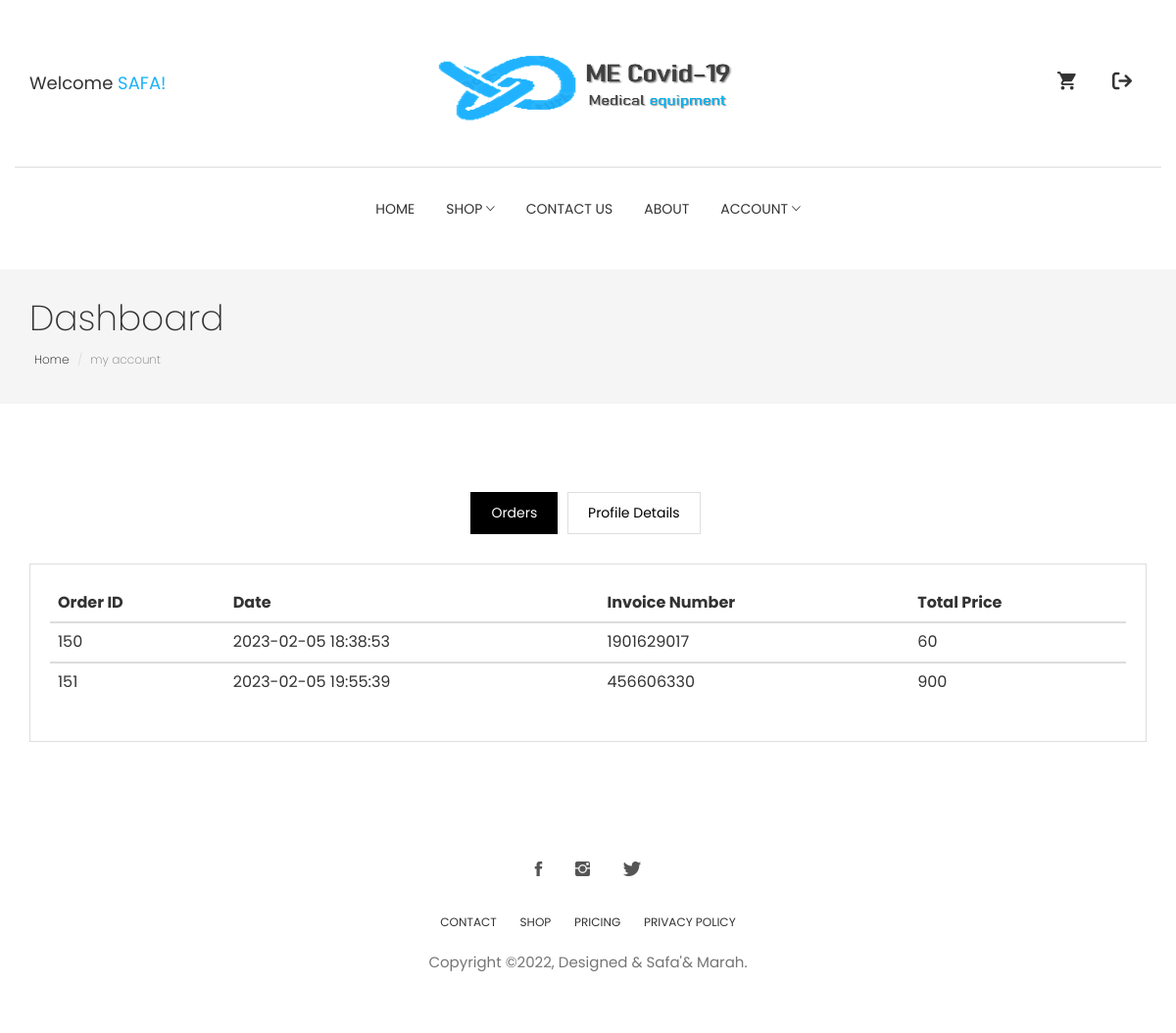
Page /userside/orders.php (signed in) on the committed database.
### tables this page shows
CREATE TABLE `pending_orders` (
  `order_id` int(10) NOT NULL,
  `customer_id` int(10) NOT NULL,
  `invoice_no` int(10) NOT NULL,
  `orderDate` timestamp NOT NULL DEFAULT current_timestamp() ON UPDATE current_timestamp(),
  `price` int(11) NOT NULL,
  `order_status` varchar(255) NOT NULL,
  `payment_status` varchar(255) NOT NULL
);

### userside/orders.php (the view, shortened to what this page needs)
<?php
include_once('includes/header.php');
require_once("includes/config.php");
?>
<section class="page-header">
	<div class="container">
		<div class="row">
			<div class="col-md-12">
				<div class="content">
					<h1 class="page-name">Dashboard</h1>
					<ol class="breadcrumb">
						<li><a href="index.html">Home</a></li>
						<li class="active">my account</li>
					</ol>
				</div>
			</div>
		</div>
	</div>
</section>
<section class="user-dashboard page-wrapper">
	<div class="container">
		<div class="row">
			<div class="col-md-12">
				<ul class="list-inline dashboard-menu text-center">
					<li><a class="active" href="orders.php">Orders</a></li>
					<li><a href="profile-details.php">Profile Details</a></li>
				</ul>
<?php if(isset(	$_SESSION['loggedIn']))
{
?>
				<div class="dashboard-wrapper user-dashboard">
					<div class="table-responsive">
						<table class="table">
							<thead>
								<tr>
									<th>Order ID</th>
									<th>Date</th>
									<th>Invoice Number</th>
									<th>Total Price</th>
								</tr>
							</thead>
                            <?php
}
else {echo 'you are not logged in';}
                           @ $current =	$_SESSION['loggedIn'];
                            $view="SELECT * FROM pending_orders WHERE customer_id ='$current' ";
                            $getresults=mysqli_query($conn,$view);
                            if($getresults){
                                 if(mysqli_num_rows($getresults)>0){
                                   while($row= mysqli_fetch_array($getresults)){
                                    $order_id = $row['order_id'];
                                    $order_date = $row['orderDate'];
                                    $invoice_no = $row['invoice_no'];
                                    $price = $row['price'];
                                     ?>
							<tbody>
								<tr>
									<td><?php echo $order_id ?></td>
									<td><?php echo $order_date ?></td>
									<td><?php echo $invoice_no ?></td>
									<td><?php echo $price ?></td>
								</tr>
							</tbody>
                            <?php
                                   }
                                }
                            }
                        ?>
						</table>
					</div>
				</div>
			</div>
		</div>
	</div>
</section>
<?php include_once('includes/footer.php') ?>
  </body>
  </html>

### userside/css/style.css (style rules this page uses)
body { line-height: 1.5; font-family: "Poppins", sans-serif; -webkit-font-smoothing: antialiased; }
h1, h2, h3, h4, h5, h6 { font-family: "Poppins", sans-serif; }
h1, h2, h3, h4, h5, h6 { font-weight: 400; }
ol, ul { margin: 0; padding: 0; list-style: none; }
a, a:focus, a:hover { text-decoration: none; outline: 0; color: #000; }
.page-header { background: #f5f5f5; margin-top: 20px; border-bottom: none; padding: 30px 0; }
.page-header h1 { font-weight: 200; margin: 0 0 6px 0; }
.page-header .breadcrumb { background: transparent; padding: 5px; margin: 0; }
.page-header .breadcrumb li { font-weight: 200; font-size: 12px; }
.page-header .breadcrumb li a { color: #000; }
.page-wrapper { padding: 70px 0; }
.dashboard-menu .active { background: #000; color: #fff; border: 1px solid #000; }
.dashboard-menu li { padding: 0; margin: 0 3px; }
.dashboard-menu li a { padding: 10px 20px; border: 1px solid #dedede; display: inline-block; }
.dashboard-wrapper { border: 1px solid #dedede; margin-top: 30px; padding: 20px; }

### rows in the picture
pending_orders: order_id "150", orderDate "2023-02-05 18:38:53", invoice_no "1901629017", price "60"
pending_orders: order_id "151", orderDate "2023-02-05 19:55:39", invoice_no "456606330", price "900"

### other values in the picture
$WelcomeMsg "SAFA"
